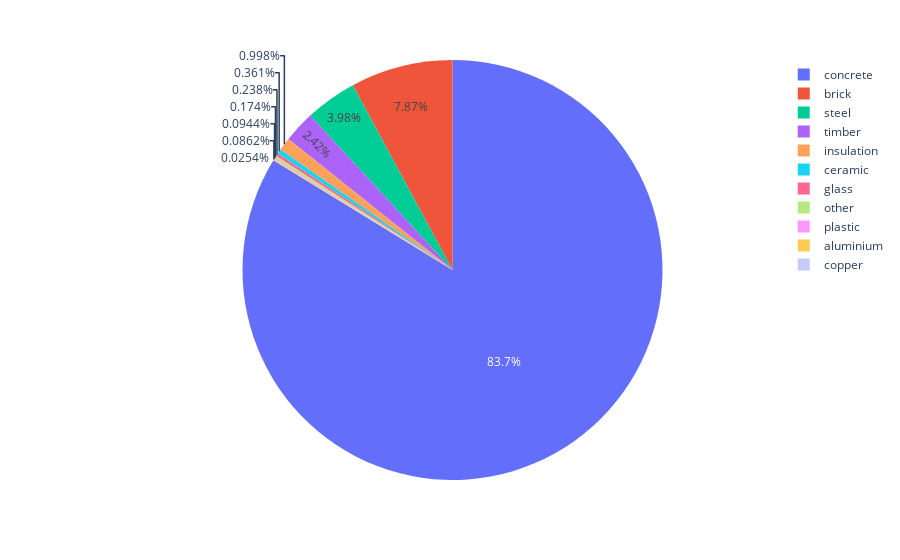

Notebook code for this chart:
### Code cell
demSites = model.demolition_sites_df
demSites = demSites.sum(numeric_only=True).reset_index()
demSites.columns = ['material', 'tons']
demSites = demSites[~demSites.material.isin(['inA10', 'unique_id', 'waterbound'])]
demSites

fig = px.pie(demSites, values='tons', names='material')
fig.show()

### Figure 1 — Plotly figure (JSON) as saved in the notebook; plotly's stock layout.template omitted (floating-point values rounded to 4 significant figures)
{"data": [{"domain": {"x": [0, 1], "y": [0, 1]}, "hovertemplate": "material=%{label}<br>tons=%{value}<extra></extra>", "labels": ["steel", "copper", "aluminium", "timber", "concrete", "brick", "glass", "ceramic", "plastic", "insulation", "other"], "legendgroup": "", "name": "", "showlegend": true, "type": "pie", "values": [478500.0, 3055.0, 10360.0, 291300.0, 10070000.0, 946100.0, 28660.0, 43390.0, 11350.0, 120000.0, 20870.0]}], "layout": {"autosize": true, "legend": {"tracegroupgap": 0}, "margin": {"t": 60}}}
